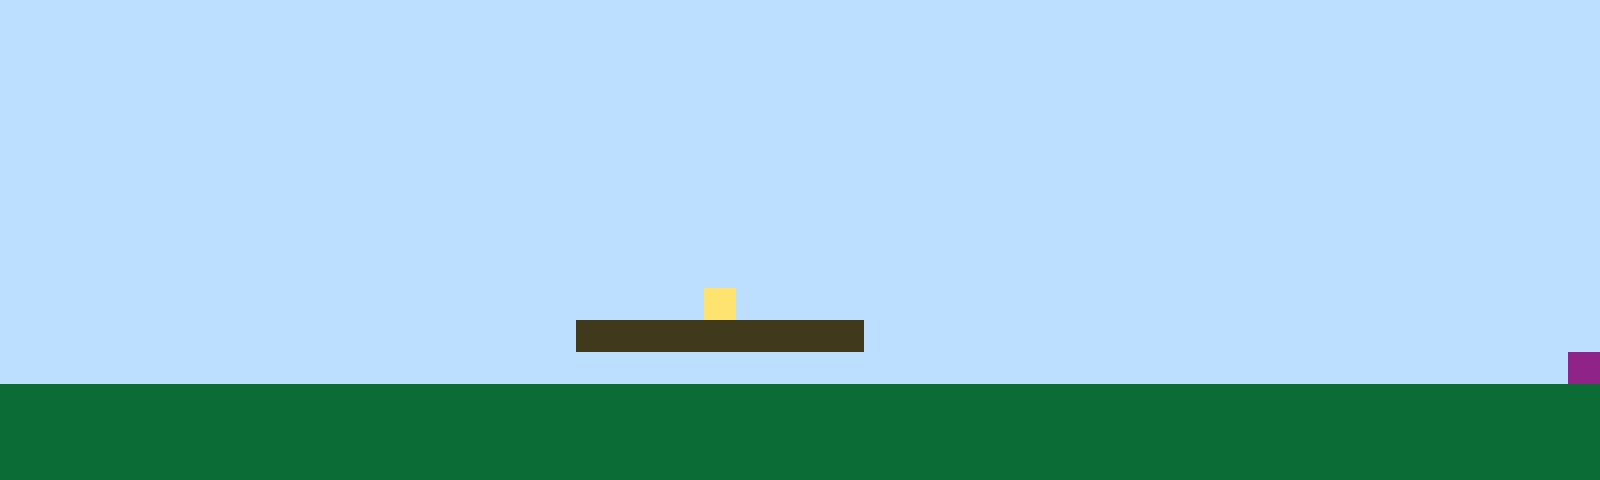

A level layout from a 2D game, rendered from its tile map. Below: a short description, then the map file with its tile-grid data intact:
An orthogonal 50x15 tile map with 32x32 px tiles, 1 tile layer (Tile Layer 1).

<map version="1.10" tiledversion="1.11.2" orientation="orthogonal" renderorder="right-up" width="50" height="15" tilewidth="32" tileheight="32" infinite="0" nextlayerid="2" nextobjectid="1"><editorsettings><export target="map1.csv" format="csv" /></editorsettings><tileset firstgid="1" name="sprites" tilewidth="32" tileheight="32" tilecount="6" columns="3"><image source="sprites.png" width="96" height="64" /></tileset><layer id="1" name="Tile Layer 1" width="50" height="15"><data encoding="csv">1,1,1,1,1,1,1,1,1,1,1,1,1,1,1,1,1,1,1,1,1,1,1,1,1,1,1,1,1,1,1,1,1,1,1,1,1,1,1,1,1,1,1,1,1,1,1,1,1,1,1,1,1,1,1,1,1,1,1,1,1,1,1,1,1,1,1,1,1,1,1,1,1,1,1,1,1,1,1,1,1,1,1,1,1,1,1,1,1,1,1,1,1,1,1,1,1,1,1,1,1,1,1,1,1,1,1,1,1,1,1,1,1,1,1,1,1,1,1,1,1,1,1,1,1,1,1,1,1,1,1,1,1,1,1,1,1,1,1,1,1,1,1,1,1,1,1,1,1,1,1,1,1,1,1,1,1,1,1,1,1,1,1,1,1,1,1,1,1,1,1,1,1,1,1,1,1,1,1,1,1,1,1,1,1,1,1,1,1,1,1,1,1,1,1,1,1,1,1,1,1,1,1,1,1,1,1,1,1,1,1,1,1,1,1,1,1,1,1,1,1,1,1,1,1,1,1,1,1,1,1,1,1,1,1,1,1,1,1,1,1,1,1,1,1,1,1,1,1,1,1,1,1,1,1,1,1,1,1,1,1,1,1,1,1,1,1,1,1,1,1,1,1,1,1,1,1,1,1,1,1,1,1,1,1,1,1,1,1,1,1,1,1,1,1,1,1,1,1,1,1,1,1,1,1,1,1,1,1,1,1,1,1,1,1,1,1,1,1,1,1,1,1,1,1,1,1,1,1,1,1,1,1,1,1,1,1,1,1,1,1,1,1,1,1,1,1,1,1,1,1,1,1,1,1,1,1,1,1,1,1,1,1,1,1,1,1,1,1,1,1,1,1,1,1,1,1,1,1,1,1,1,1,1,1,1,1,1,1,1,1,1,1,1,1,1,1,1,1,1,1,1,1,1,1,1,1,1,1,1,1,1,1,1,1,1,1,1,1,1,1,1,1,1,1,1,1,1,1,1,1,1,1,1,1,1,1,1,1,1,1,1,1,1,1,1,1,1,1,1,1,1,1,1,1,1,1,1,1,1,1,1,1,1,1,1,1,1,1,1,1,1,4,1,1,1,1,1,1,1,1,1,1,1,1,1,1,1,1,1,1,1,1,1,1,1,1,1,1,1,1,1,1,1,1,1,1,1,1,1,1,1,1,1,1,1,1,1,3,3,3,3,3,3,3,3,3,1,1,1,1,1,1,1,1,1,1,1,1,1,1,1,1,1,1,1,1,1,1,1,1,1,1,1,1,1,1,1,1,1,1,1,1,1,1,1,1,1,1,1,1,1,1,1,1,1,1,1,1,1,1,1,1,1,1,1,1,1,1,1,1,1,1,1,1,1,1,1,1,6,2,2,2,2,2,2,2,2,2,2,2,2,2,2,2,2,2,2,2,2,2,2,2,2,2,2,2,2,2,2,2,2,2,2,2,2,2,2,2,2,2,2,2,2,2,2,2,2,2,2,2,2,2,2,2,2,2,2,2,2,2,2,2,2,2,2,2,2,2,2,2,2,2,2,2,2,2,2,2,2,2,2,2,2,2,2,2,2,2,2,2,2,2,2,2,2,2,2,2,2,2,2,2,2,2,2,2,2,2,2,2,2,2,2,2,2,2,2,2,2,2,2,2,2,2,2,2,2,2,2,2,2,2,2,2,2,2,2,2,2,2,2,2,2,2,2,2,2,2,2</data></layer></map>
